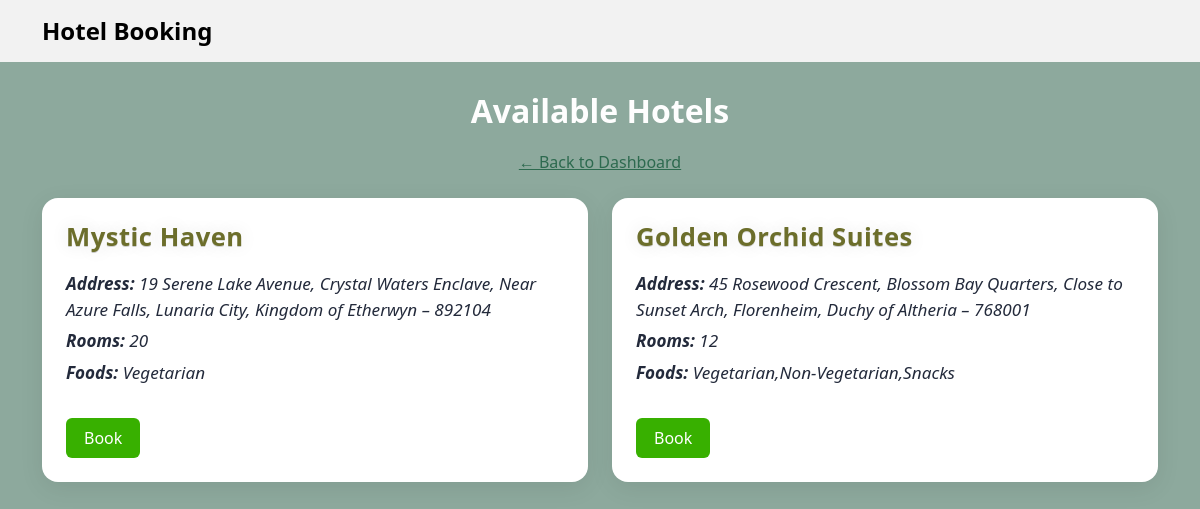
Screenshot of /hotels with the database file from the repository.
### tables this page shows
CREATE TABLE hotels (
            id INTEGER PRIMARY KEY,
            staff_id INTEGER,
            hotel_name TEXT,
            address TEXT,
            number_of_rooms INTEGER,
            food_options TEXT, phone_number TEXT, staff_email TEXT, hotel_image_path TEXT,
            FOREIGN KEY(staff_id) REFERENCES users(id)
        );

### app.py (the view)
@app.route('/hotels')
def hotels():
    db = get_db()
    hotels = db.execute("SELECT * FROM hotels").fetchall()
    return render_template('hotel_list.html', hotels=hotels)

### app.py (called while the page is built)
def get_db():
    conn = sqlite3.connect(DATABASE)
    conn.row_factory = sqlite3.Row
    return conn

### templates/hotel_list.html (shortened to what this page needs)
<!DOCTYPE html>
<html lang="en">
<head>
  <link href="https://cdn.jsdelivr.net/npm/bootstrap@5.3.0/dist/css/bootstrap.min.css" rel="stylesheet">
</head>
<body>
  <nav class="navbar navbar-expand-lg">
    <div class="container">
      <a class="navbar-brand" href="#">Hotel Booking</a>
    </div>
  </nav>
  <h2 class="section-heading">Available Hotels</h2>
  <a class="back-link" href="/guest/dashboard">&larr; Back to Dashboard</a>
  <div class="container my-4">
    <div class="row row-cols-1 row-cols-md-2 g-4">
      {% for hotel in hotels %}
      <div class="col">
        <div class="hotel-card">
          <h5 class="text-success">{{ hotel.hotel_name }}</h5>
          <p><strong>Address:</strong> {{ hotel.address }}</p>
          <p><strong>Rooms:</strong> {{ hotel.number_of_rooms }}</p>
          <p><strong>Foods:</strong>
            {% if hotel.food_options %}
              {{ hotel.food_options }}
            {% else %}
              <span class="text-muted">Not Available</span>
            {% endif %}
          </p>
          <a href="/book/{{ hotel.id }}" class="btn-book">Book</a>
        </div>
      </div>
      {% else %}
        <p class="no-hotels">No hotels available.</p>
      {% endfor %}
    </div>
  </div>
</body>
</html>

### templates/hotel_list.html (style rules this page uses)
body { background-color: #8DA99D; font-family: 'Segoe UI', sans-serif; }
.navbar { background-color: #f2f2f2; }
.navbar-brand { color: #000000; font-weight: bold; font-size: 24px; }
.section-heading { text-align: center; color: #fefefe; font-size: 32px; font-weight: 700; margin-top: 30px; margin-bottom: 20px; }
.hotel-card { background: #ffffff; border-radius: 16px; padding: 24px; box-shadow: 0 6px 24px rgba(0, 0, 0, 0.08); transition: transform 0.3s; height: 100%; }
.btn-book { background: #38b000; color: white; border: none; padding: 8px 18px; border-radius: 6px; font-weight: 500; text-decoration: none; margin-top: 32px !important; display: inline-block; }
.back-link { display: block; text-align: center; margin: 20px auto; color: #2d6a4f; font-weight: 500; text-decoration: underline; }
h5.text-success { color: #6c6e2b !important; margin-bottom: 18px; font-family: 'Segoe UI', 'Arial', sans-serif; font-weight: 600; font-size: 1.6rem; letter-spacing: 0.5px; text-shadow: 0 0 8px #fff, 0 0 18px #e0e0e0, 0 1px 0 #b9b9b9; }
.hotel-card p { font-family: 'Segoe UI', Arial, sans-serif; font-size: 1.07rem; font-style: italic; font-weight: 400; color: #232a3b; line-height: 1.5; margin-bottom: 6px; }
.hotel-card p:last-of-type { margin-bottom: 0; }

### rows the page displays
hotels: hotel_name "Mystic Haven", address "19 Serene Lake Avenue, Crystal Waters Enclave, Near Azure Falls, Lunaria City, Kingdom of Etherwyn – 892104", number_of_rooms "20", food_options "Vegetarian"
hotels: hotel_name "Golden Orchid Suites", address "45 Rosewood Crescent, Blossom Bay Quarters, Close to Sunset Arch, Florenheim, Duchy of Altheria – 768001", number_of_rooms "12", food_options "Vegetarian,Non-Vegetarian,Snacks"
